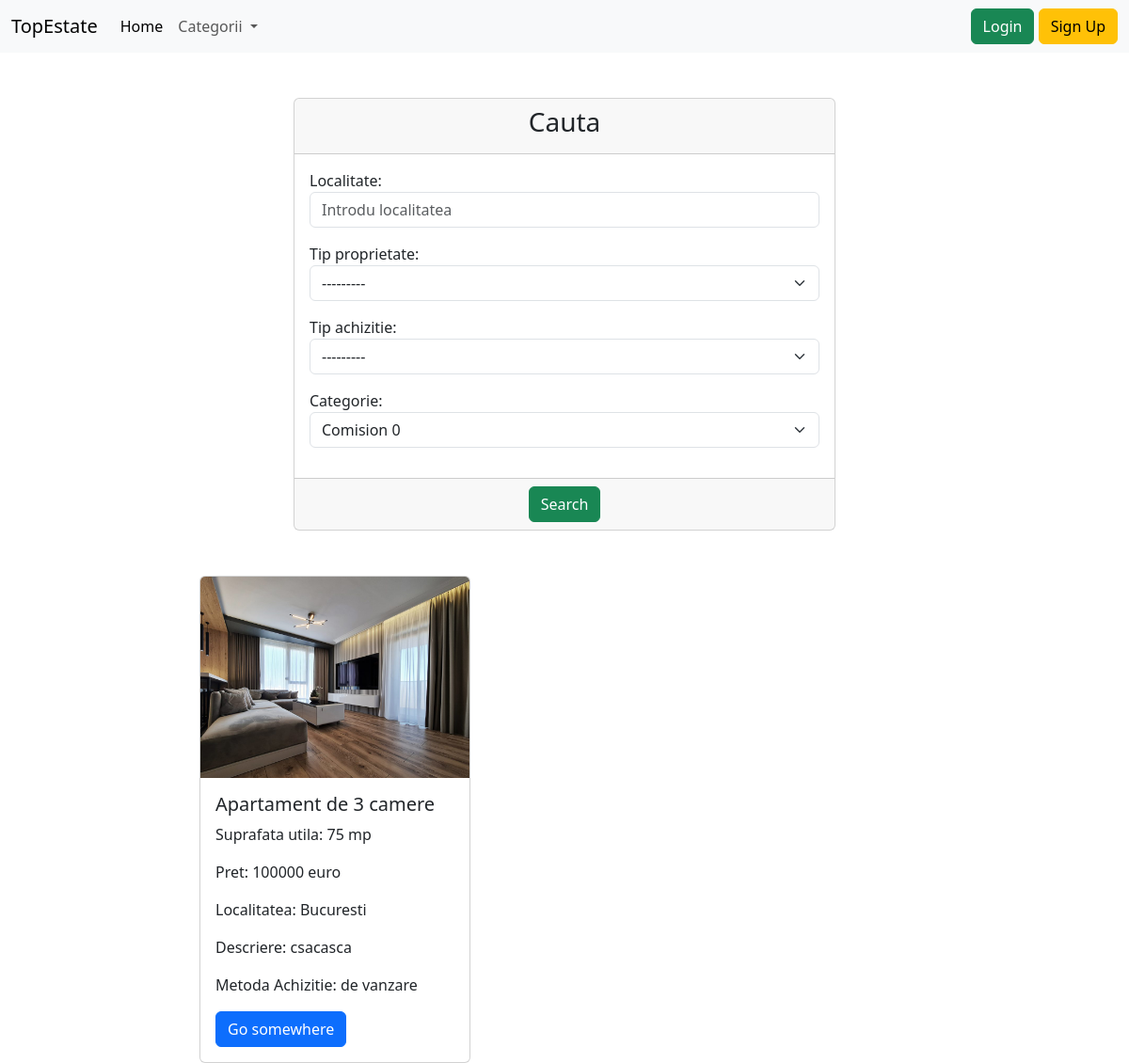
The page / on the database its author committed.
### createPost/models.py (models this page shows)
class Anunt(models.Model):
    optiuni_proprietati = [
        ('apartamente', 'Apartamente'),
        ('case/vile', 'Case/Vile'),
        ('terenuri', 'Terenuri')
    ]
    optiuni_achizitie = [
        ('de vanzare', 'De vanzare'),
        ('de inchiriat', 'De inchiriat')
    ]
    tipuri_anunt = [
        ('C0', 'Comision 0'),
        ('AR', 'Ansamblu Rezidential'),
        ('AI', 'Agentii Imobiliare')
    ]
    tip_proprietate = models.CharField(choices=optiuni_proprietati, max_length=30)
    tip_vanzare = models.CharField(choices=optiuni_achizitie, max_length=30)
    titul_anunt = models.CharField(max_length=80)
    poze = models.ImageField(upload_to='media/', null=True)
    suprafata_utila = models.CharField(max_length=10)
    numar_carte_funciara = models.CharField(max_length= 15)
    pret = models.CharField(max_length=30)
    localizare = models.CharField(max_length=80)
    descriere = models.TextField(max_length=500)
    tip_anunt = models.CharField(choices=tipuri_anunt, max_length=2)

### Home/views.py (the view)
# urls.py: path('', views.HomeTemplateView.as_view(), name='home'),
class HomeTemplateView(CreateView, ListView):
    template_name = 'Home/homepage.html'
    model = Anunt, Promovare
    context_object_name = 'all_announce'
    form_class = SearchForm
    def get_queryset(self):
        return Promovare.objects.filter(metoda_de_promovare='TL')
    def get_context_data(self, **kwargs):
        context = super().get_context_data(**kwargs)
        context['searches'] = Search.objects.all()
        context['promovares'] = Promovare.objects.all()
        context['4_tl'] = Anunt.objects.filter(promovare__metoda_de_promovare='TL').order_by('-pret')[:4]
        return context

### Home/forms.py
class SearchForm(forms.ModelForm):
    class Meta:
        model = Search
        fields = '__all__'
        widgets = {
        'localitate': TextInput(attrs={'class': 'form-control', 'placeholder': 'Introdu localitatea'}),
        'tip_proprietate': Select(attrs={'class': 'form-select'}),
        'tip_achizitie': Select(attrs={'class': 'form-select'}),
        'categorie': Select(attrs={'class': 'form-select'})
        }

### templates/Home/homepage.html (shortened to what this page needs)
{% extends 'base.html' %}
{% load static %}
{% block content %}
    <div class="container-fluid">
        <div class="row">
            <div class="col-md-6 offset-md-3">
                <br><br>
                <div class="card">
                    <div class="card-header">
                        <h3 class="text-center"> Cauta </h3>
                    </div>
                    <form method="post">
                        <div class="card-body">
                            {{ form.as_p }}
                        </div>
                    </form>
                    <div class="card-footer text-center">
                        <button class="btn btn-success" type="submit">Search</button>
                    </div>
                </div>
            </div>
        </div>
        <br>
        <div class="row">
            <div class="col-md-8 offset-md-2">
                {% for anunt in 4_tl%}
                    <div class="col-md-3 ">
                        <br>
                        <div class="card" style="width: 18rem;">
                            {% if anunt.poze %}
                                <img src="{{ anunt.poze.url }}" class="card-img-top" alt="...">
                            {% else %}
                                <img src="{% static 'images/no_image_available.png' %}" class="card-img-top" alt="...">
                            {% endif %}
                            <div class="card-body">
                                <h5 class="card-title">{{ anunt.titul_anunt }}</h5>
                                <p class="card-text">Suprafata utila: {{ anunt.suprafata_utila }} mp</p>
                                <p class="card-text">Pret: {{ anunt.pret }} euro</p>
                                <p class="card-text">Localitatea: {{ anunt.localizare }}</p>
                                <p class="card-text">Descriere: {{ anunt.descriere }}</p>
                                <p class="card-text">Metoda Achizitie: {{ anunt.tip_vanzare }}</p>
                                <a href="#" class="btn btn-primary">Go somewhere</a>
                            </div>
                        </div>
                    </div>
                {% endfor %}
            </div>
        </div>
{% endblock %}

### rows shown on the page
Anunt: poze (picture), titul_anunt "Apartament de 3 camere", suprafata_utila "75", pret "100000", localizare "Bucuresti", descriere "csacasca", tip_vanzare "de vanzare"
